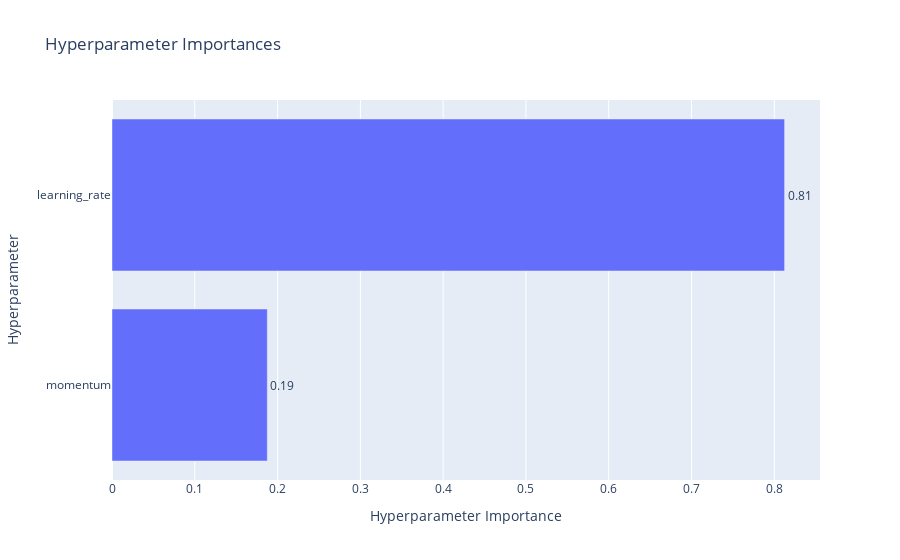

Notebook code for this chart:
### Code cell
fig = optuna.visualization.plot_param_importances(study)
fig.show()

### Figure 1 — Plotly figure (JSON) as saved in the notebook; plotly's stock layout.template omitted (floating-point values rounded to 4 significant figures)
{"data": [{"cliponaxis": false, "hovertemplate": ["momentum (FloatDistribution): 0.18758302168976992<extra></extra>", "learning_rate (FloatDistribution): 0.8124169783102301<extra></extra>"], "name": "Objective Value", "orientation": "h", "text": ["0.19", "0.81"], "textposition": "outside", "type": "bar", "x": [0.1876, 0.8124], "y": ["momentum", "learning_rate"]}], "layout": {"autosize": true, "title": {"text": "Hyperparameter Importances"}, "xaxis": {"autorange": true, "range": [0, 0.8552], "title": {"text": "Hyperparameter Importance"}, "type": "linear"}, "yaxis": {"autorange": true, "range": [-0.5, 1.5], "title": {"text": "Hyperparameter"}, "type": "category"}}}
